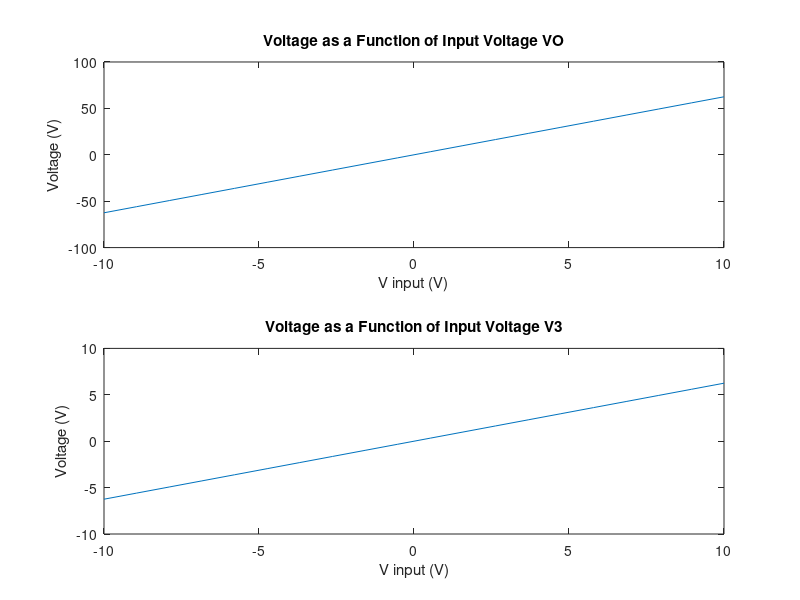
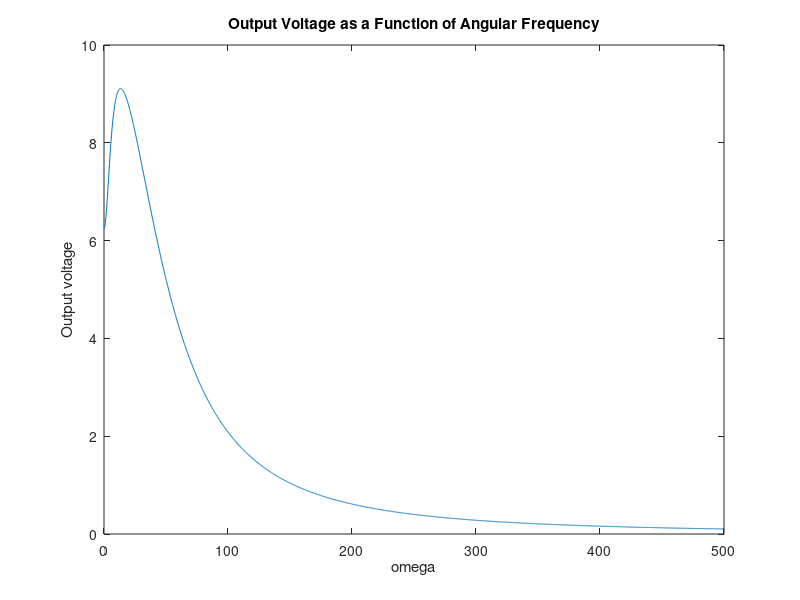
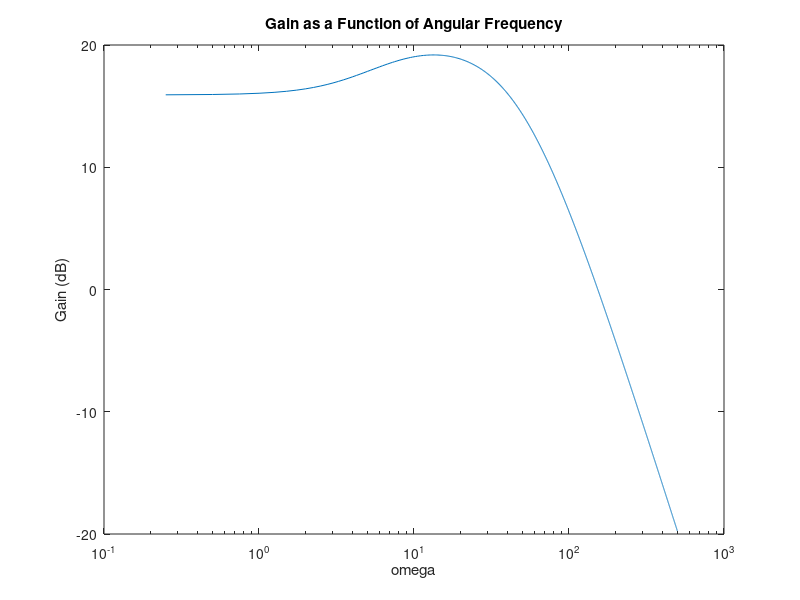
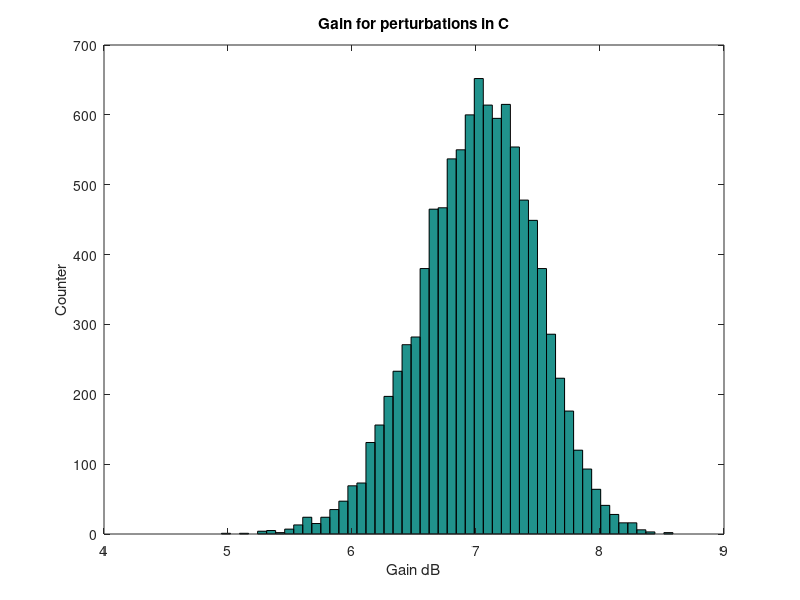

Recreate these plots in MATLAB, in order.

% The parameters
R1 = 1;
R2 = 2;
c = 0.25;
R3 = 10; %% R3 is 10 ohms
L = 0.2;
R4 = 0.1;
RO = 1000;

% The matrices for C and G, it is easier to do each row and fill with zeros instead of writing out the zeros
G=zeros(6);
C=zeros(6);
G(1,:)=[1 0 0 0 0 0]; 
C(1,:)=[0 0 0 0 0 0]; 
G(2,:)=[(-1/R1) (1/R2+1/R1) 0 0 0 1]; 
C(2,:)=[-c +c 0 0 0 0];
G(3,:)=[0 0 1/R3 0 0 -1]; 
C(3,:)=[0 0 0 0 0 0]; 
G(4,:)=[0 0 -1*100/R3 1 0 0]; 
C(4,:)=[0 0 0 0 0 0]; 
G(5,:)=[0 0 0 -1/R4 (1/R4+1/RO) 0]; 
C(5,:)=[0 0 0 0 0 0];
G(6,:)=[0 -1 1 0 0 0]; 
C(6,:)=[0 0 0 0 0 L]; 


matrix=zeros(3,20);
matrix(1,:)=linspace(-10,10,20);
for i=1:20
    F=[matrix(1,i);
        0;
        0;
        0;
        0;
        0];
    V=G\F;
    matrix(2,i)=V(5);
    matrix(3,i)=V(3);
end

figure(1)
subplot(2,1,1);
plot(matrix(1,:),matrix(2,:));
title('Voltage as a Function of Input Voltage VO');
ylabel('Voltage (V)');
xlabel('V input (V)');
subplot(2,1,2);
plot(matrix(1,:),matrix(3,:));
title('Voltage as a Function of Input Voltage V3');
ylabel('Voltage (V)');
xlabel('V input (V)');



matrix2=zeros(2,2000);
matrix2(1,:)=linspace(0,500,2000);
Vin=1;
for i=1:2000
    F=[Vin;
        0;
        0;
        0;
        0;
        0];
    V=(G+1j*matrix2(1,i)*C)\F;
    matrix2(2,i)=V(5);
end

figure(2)
plot(matrix2(1,:),real(matrix2(2,:)));
title('Output Voltage as a Function of Angular Frequency');
ylabel('Output voltage');
xlabel('omega');

figure(3)
semilogx(matrix2(1,:),20*log10(real(matrix2(2,:))./Vin));
title('Gain as a Function of Angular Frequency');
ylabel('Gain (dB)')
xlabel('omega');


matrix3=zeros(1,10000);
for i=1:10000
    C(2,:)=[-(c+randn()*0.05) c+randn()*0.05 0 0 0 0];
    F=[Vin;
        0;
        0;
        0;
        0;
        0];
    V=(G+1j*pi*C)\F;
    matrix3(1,i)=V(5);
end

figure(4);
hist(real(matrix3),50);
title('Gain for perturbations in C');
ylabel('Counter')
xlabel('Gain dB');

C(2,:)=[-c +c 0 0 0 0];
stepsize=1/1000;
freq=(-(1000)/2:(1000)/2)*(1/1/1000/1000+1);
matrix3=zeros(3,3,1000+1);
oldVoltage=[0; 0; 0; 0; 0; 0];
input_sim=zeros(3,1000+1);
for type=1:3
    for i=1:1000
        if(type==1)
            if(i*stepsize<0.03)
                input_sim(type,i)=0;
            else
                input_sim(type,i)=1;
            end
        elseif(type==2)
            input_sim(type,i)=sin(2*pi*1/0.03*i*stepsize);
        else
            input_sim(type,i)=exp(-(i*stepsize-0.1)^2/(2*0.03^2));
        end
    end
end

for type=1:3
    oldVoltage=[0; 0; 0; 0; 0; 0];
    for i=1:1000
        F=[input_sim(type,i); 0; 0; 0; 0; 0];
        matrix3(type,1,i+1)=i*stepsize;
        matrix3(type,2,i+1)=input_sim(type,i);
        V=(C/stepsize+G)\(C*oldVoltage/stepsize+F);
        matrix3(type,3,i+1)=V(5);
        oldVoltage=V;
    end
    
end

matrix4=zeros(3,1000+1);
matrix4(:,:)=matrix3(1,:,:);
figure(5)
hold on;
subplot(2,1,1);
plot(matrix4(1,:),matrix4(2,:));
title('Figure 5: Voltages for Step Input (V1)');
ylabel('Voltage (V)');
xlabel('time (s)');
subplot(2,1,2);
plot(matrix4(1,:),matrix4(3,:));
title('Figure 5: Voltages for Step Input (VO)');
ylabel('Voltage (V)');
xlabel('time (s)');
hold off;


matrix5=zeros(3,1000+1);
matrix5(:,:)=matrix3(2,:,:);
figure(6)
hold on;
subplot(2,1,1);
plot(matrix5(1,:),matrix5(2,:));
title('Voltages for Sinusoidal Input with (VI)');
ylabel('Voltage (V)');
xlabel('time (s)');
subplot(2,1,2);
plot(matrix5(1,:),matrix5(3,:));
title('Voltages for Sinusoidal Input with (VO)');
ylabel('Voltage (V)');
xlabel('time (s)');
hold off;



matrix6=zeros(3,1000+1);
matrix6(:,:)=matrix3(3,:,:);
figure(7)
hold on;
subplot(2,1,1);
plot(matrix6(1,:),matrix6(2,:));
title('Figure 7: Voltages for Gaussian Pulse Input (VI)');
ylabel('Voltage (V)');
xlabel('time (s)');
subplot(2,1,2);
plot(matrix6(1,:),matrix6(3,:));
title('Figure 7: Voltages for Gaussian Pulse Input (VO)');
ylabel('Voltage (V)');
xlabel('time (s)');
hold off;



figure(8)
X=fft(matrix4(2,:));
Y=fft(matrix4(3,:));
hold on;
plot(freq,fftshift(abs(X)));
plot(freq,fftshift(abs(Y)));
hold off;
title('Figure 8: Frequency Domain for Step Input');
ylabel('Magnitude');
xlabel('frequency (Hz)');

figure(9)
X=fft(matrix5(2,:));
Y=fft(matrix5(3,:));
hold on;
plot(freq,fftshift(abs(X)));
plot(freq,fftshift(abs(Y)));
hold off;
title('Figure 9: Frequency Domain for Sinusoidal Input with f=33.3Hz');
ylabel('Magnitude');
xlabel('frequency (Hz)');

figure(10)
X=fft(matrix6(2,:));
Y=fft(matrix6(3,:));
hold on;
plot(freq,fftshift(abs(X)));
plot(freq,fftshift(abs(Y)));
hold off;
title('Figure 10: Frequency Domain for Gaussian Pulse Input');
ylabel('Magnitude');
xlabel('frequency (Hz)');
